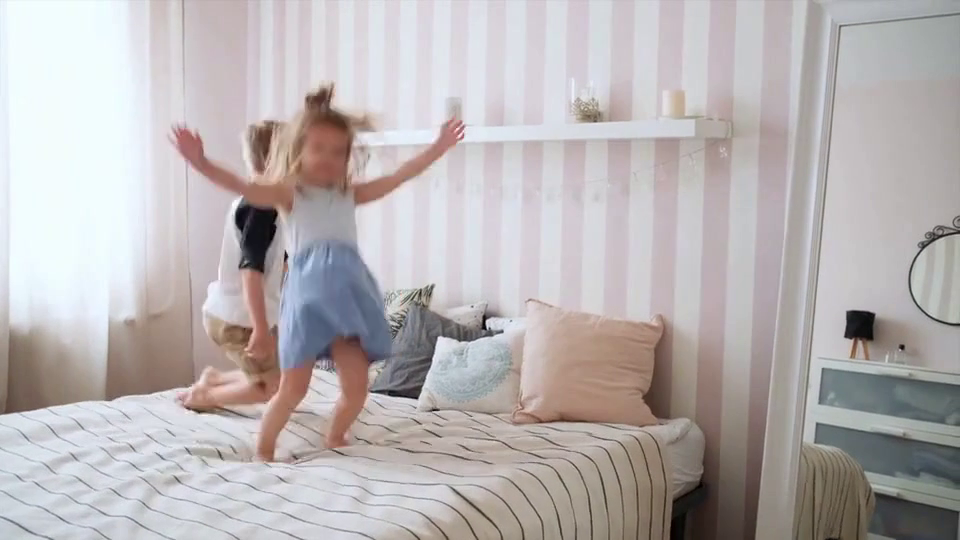
#> input picture frame 20 of sam2/notebooks/videos/bedroom.mp4, 960 x 540 px, given in place of gripper2.mp4, which was not available
$ python mp4_to_jpg.py
#> lines starting #> are read from the running program, lines starting #| are printed output that depends on the picture
import cv2
import os

def save_frames_with_lower_resolution(mp4_path, output_dir, img_size):
    """
    MP4 동영상을 프레임 단위로 추출하여,
    해상도를 낮춘 뒤(JPG)로 저장하는 함수.

    Parameters
    ----------
    mp4_path : str
        읽어올 MP4 파일 경로
    output_dir : str
        프레임 이미지를 저장할 디렉토리 경로
    scale : float
        해상도를 낮추는 비율 (0 < scale <= 1)
        예) scale=0.5 라면 가로/세로 해상도를 절반으로 줄임
    """
#> called with mp4_path = 'gripper2.mp4', output_dir = 'raw_data/gripper2', img_size = (160, 160)
    # 저장 디렉토리가 없으면 생성
    if not os.path.exists(output_dir):
        os.makedirs(output_dir)

    # 동영상 불러오기
    cap = cv2.VideoCapture(mp4_path)
    if not cap.isOpened():
        print("동영상을 열 수 없습니다.")
        return

    frame_count = 0
    while True:
        ret, frame = cap.read()
#> frame is the input picture: shape (540, 960, 3); mean B, G, R 179.2, 178.6, 184.2
        if not ret:
            break  # 더 이상 프레임이 없으면 종료

        # 해상도 낮추기
        new_width = img_size[0]
        new_height = img_size[1]
        frame_resized = cv2.resize(frame, (new_width, new_height))
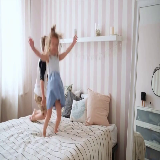
#> frame_resized: shape (160, 160, 3); mean B, G, R 179.1, 178.5, 184.1

        # 파일 이름 정하기
        file_name = os.path.join(output_dir, f"{frame_count:05d}.jpg")

        # 이미지 저장 (JPG 형식)
        cv2.imwrite(file_name, frame_resized)

        frame_count += 1

    cap.release()
    print(f"총 {frame_count}개의 프레임이 {output_dir}에 저장되었습니다.")

if __name__ == "__main__":
    # 예시 사용
    input_video_path = "gripper2.mp4"         # mp4 파일 경로
    output_directory = "raw_data/gripper2"     # 저장 폴더
    # scale_ratio = 0.5                        # 해상도 축소 비율(50%로 축소)
    img_size = (160, 160)

    save_frames_with_lower_resolution(input_video_path, output_directory, img_size)

$ run again, starting later in the video
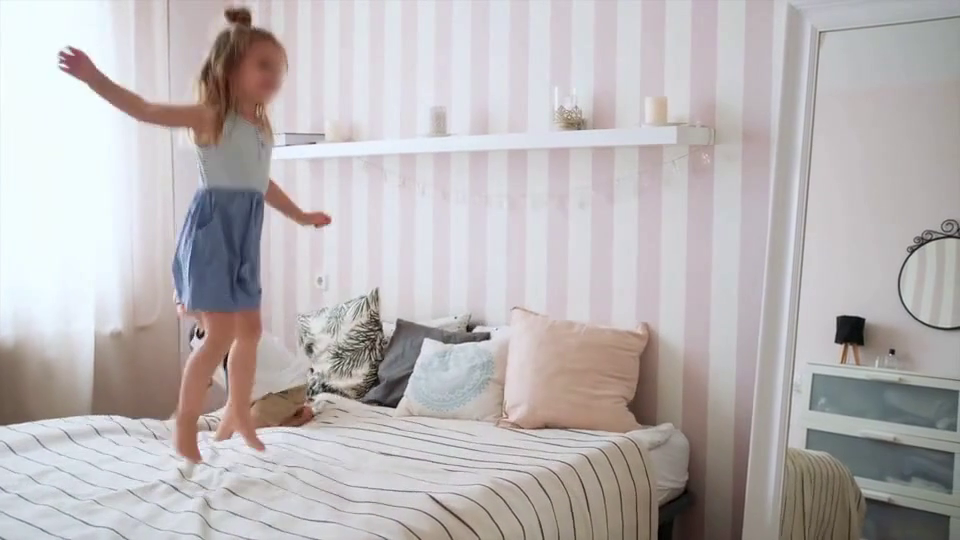
#> input picture frame 90 of sam2/notebooks/videos/bedroom.mp4, 960 x 540 px, given in place of gripper2.mp4, which was not available
#> in save_frames_with_lower_resolution, frame is the input picture: shape (540, 960, 3); mean B, G, R 181.6, 180.7, 185.6
#> in save_frames_with_lower_resolution, `frame_resized = cv2.resize(frame, (new_width, new_height))`:
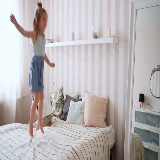
#> frame_resized: shape (160, 160, 3); mean B, G, R 181.5, 180.6, 185.6

$ run again, starting later in the video
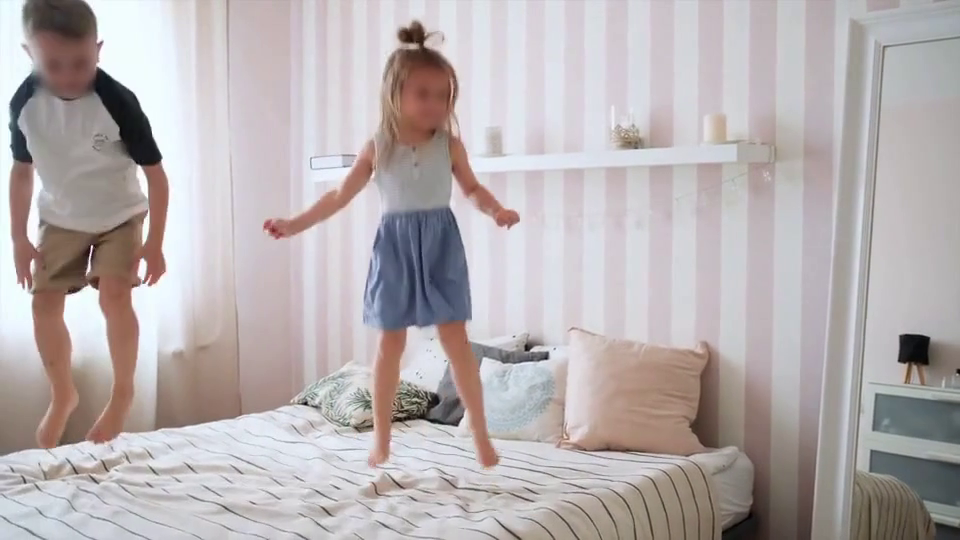
#> input picture frame 160 of sam2/notebooks/videos/bedroom.mp4, 960 x 540 px, given in place of gripper2.mp4, which was not available
#> in save_frames_with_lower_resolution, frame is the input picture: shape (540, 960, 3); mean B, G, R 176.3, 175.4, 182.7
#> in save_frames_with_lower_resolution, `frame_resized = cv2.resize(frame, (new_width, new_height))`:
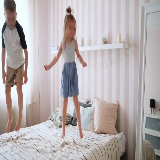
#> frame_resized: shape (160, 160, 3); mean B, G, R 176.3, 175.4, 182.7
